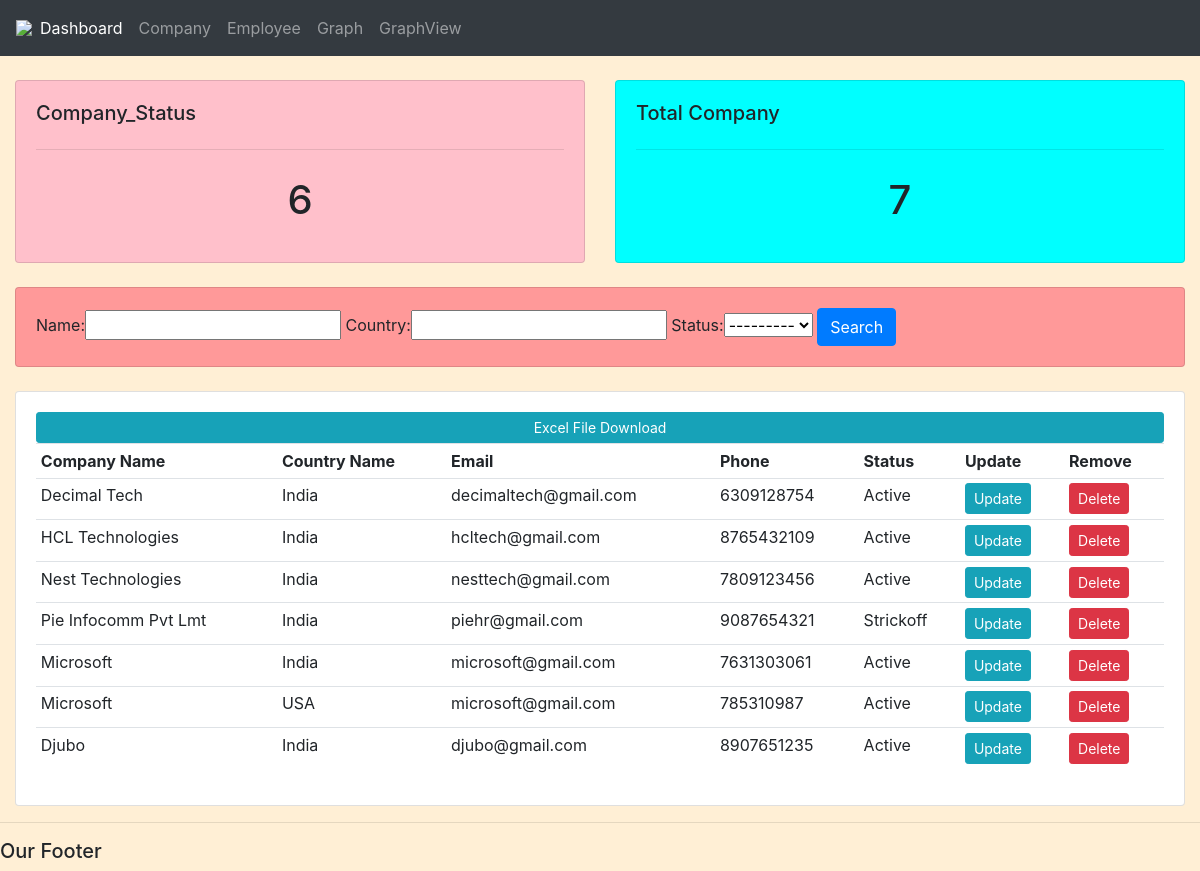
The page /company/ on the database its author committed.
### testapp/models.py (models this page shows, shortened)
class Company(models.Model):
    STATUS = (
        ('Active', 'Active'),
        ('Strickoff', 'Strickoff'),
    )
    name = models.CharField(max_length=50, null=True)
    phone = models.CharField(max_length=20, null=True)
    email = models.EmailField(null=True)
    country = models.CharField(max_length=30, null=True)
    status = models.CharField(max_length=200, null=True, choices=STATUS)

### testapp/views.py (the view)
# urls.py: path('company/', views.company, name='company'),
def company(request):
    company = Company.objects.all()
    total_company = company.count()
    company_status = company.filter(status='Active').count()
    myFilter = CompanyFilter(request.GET, queryset=company)
    company = myFilter.qs
    context = {'myFilter':myFilter, 'company': company, 'total_company': total_company, 'company_status':
    company_status}
    return render(request, 'testapp/company.html', context)

### templates/testapp/company.html
{% extends 'testapp/main.html' %}
{% block content %}
<br>
<div class ="row">
<div class ="col-md">
<div class ="card card-body" id="total-employee">
<h5> Company_Status </h5>
<hr>
<h1 style = "text-align: center;padding: 10px"> {{company_status}} </h1>
</div>
</div>
<div class ="col-md">
<div class ="card card-body" id="total-company">
<h5> Total Company </h5>
<hr>
<h1 style = "text-align: center;padding: 10px"> {{total_company}} </h1>
</div>
</div>
</div>
<br>
<div class ="row">
<div class ="col">
<div class ="card card-body" id="search">
<form method = "get">
{{myFilter.form}}
<button class ="btn btn-primary" type="submit" > Search </button>
</form>
</div>
</div>
</div>
<br>
<div class ="row">
<div class ="col-md">
<div class ="card card-body">
<a class="btn btn-sm btn-info" href="{% url 'export_users_xls' %}">Excel File Download</a>
<table class ="table table-sm">
<tr>
    <th> Company Name </th>
    <th> Country Name </th>
    <th> Email </th>
    <th> Phone </th>
    <th> Status </th>
    <th> Update </th>
    <th> Remove </th>
</tr>
{% for g in company %}
    <tr>
       <td> {{g.name}} </td>
       <td> {{g.country}} </td>
         <td> {{g.email}} </td>
         <td> {{g.phone}} </td>
         <td> {{g.status}} </td>
        <td> <a class ="btn btn-sm btn-info" href="{% url 'update_company' g.id%}"> Update </a> </td>
        <td><a class ="btn btn-sm btn-danger" href="{% url 'delete_company' g.id%}"> Delete </a> </td>
     </tr>
{% endfor %}
</table>
    </div>
</div>
</div>
{% endblock %}

### static/css/main.css (style rules this page uses)
body { background-color:#FFEFD5; }
#total-employee { background-color:pink; }
#total-company { background-color:#00FFFF; }
#search { background-color:#ff9999; }

### rows shown on the page
Company: name "Decimal Tech", country "India", email "decimaltech@gmail.com", phone "6309128754", status "Active"
Company: name "HCL Technologies", country "India", email "hcltech@gmail.com", phone "8765432109", status "Active"
Company: name "Nest Technologies", country "India", email "nesttech@gmail.com", phone "7809123456", status "Active"
Company: name "Pie Infocomm Pvt Lmt", country "India", email "piehr@gmail.com", phone "9087654321", status "Strickoff"
Company: name "Microsoft", country "India", email "microsoft@gmail.com", phone "7631303061", status "Active"
Company: name "Microsoft", country "USA", email "microsoft@gmail.com", phone "785310987", status "Active"
Company: name "Djubo", country "India", email "djubo@gmail.com", phone "8907651235", status "Active"

### other values the page prints
{{ company_status }} "6"
{{ total_company }} "7"
